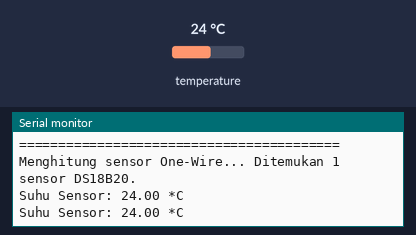
A sketch run on a simulated Arduino Mega 2560, built with avr-gcc and run on an emulated ATmega2560. On the bench: the last lines printed to the serial monitor. The test bench sets the inputs (shaded band); at power-on: temperature 24 °C.

Above: at 4.3 s.
4.4 s: temperature set to 12 °C
At 6.9 s:
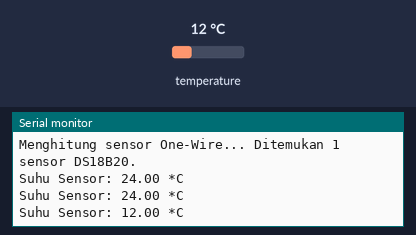
8.1 s: temperature set to 19 °C
At 10.1 s:
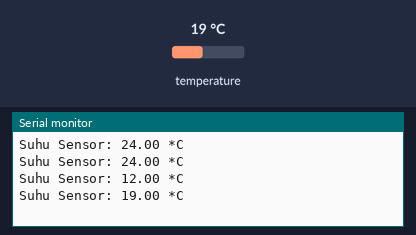
Timing chart, 0 to 11.6 s (numbered marks = the images above; inputs shaded):
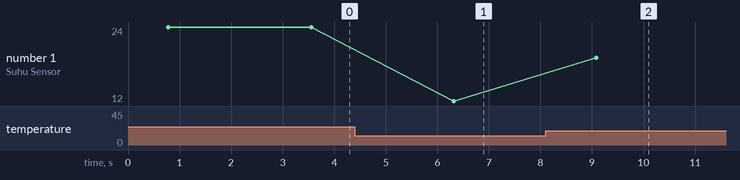

Measured:
- after the input at 4.4 s, the serial monitor: prints a new line after 1.9 s (image 1)
- after the input at 8.1 s, the serial monitor: prints a new line after 0.98 s (image 2)
- plotted number 1: 24 → 12 after the input at 4.4 s, 12 → 19 after the input at 8.1 s

The sketch:

test_ds18b20.ino
```cpp
/**
 * Test Sketch: DS18B20 Temperature Sensor (One-Wire)
 * Memeriksa apakah sensor DS18B20 terhubung pada pin data digital
 * dan menampilkan suhu sistem saat ini dalam Celcius.
 */

#include <OneWire.h>
#include <DallasTemperature.h>

#define PIN_ONE_WIRE 23  // Ganti dari 4 ke 23

OneWire oneWire(PIN_ONE_WIRE);
DallasTemperature sensors(&oneWire);

void setup() {
  Serial.begin(115200);
  while (!Serial) delay(10);

  Serial.println("=========================================");
  Serial.println("         Test: DS18B20 Temp Sensor       ");
  Serial.println("=========================================");

  // Memulai library DallasTemperature
  sensors.begin();

  // Mencari sensor
  int deviceCount = sensors.getDeviceCount();
  Serial.print("Menghitung sensor One-Wire... ");
  Serial.print("Ditemukan "); Serial.print(deviceCount); Serial.println(" sensor DS18B20.");

  if (deviceCount == 0) {
    Serial.println("[PENTING] Hubungkan pin DQ sensor ke GPIO 4 dengan resistor pull-up 4.7k Ohm ke 3.3V!");
  }
}

void loop() {
  // Mengambil data suhu dari sensor
  sensors.requestTemperatures();

  // Membaca suhu dari sensor indeks ke-0 (sensor pertama yang ditemukan di bus)
  float tempC = sensors.getTempCByIndex(0);

  // Menampilkan hasil
  Serial.print("Suhu Sensor: ");
  if (tempC == DEVICE_DISCONNECTED_C) {
    Serial.println("ERR - Sensor terputus (DEVICE_DISCONNECTED)");
  } else {
    Serial.print(tempC, 2);
    Serial.println(" *C");
  }

  delay(2000);
}
```
